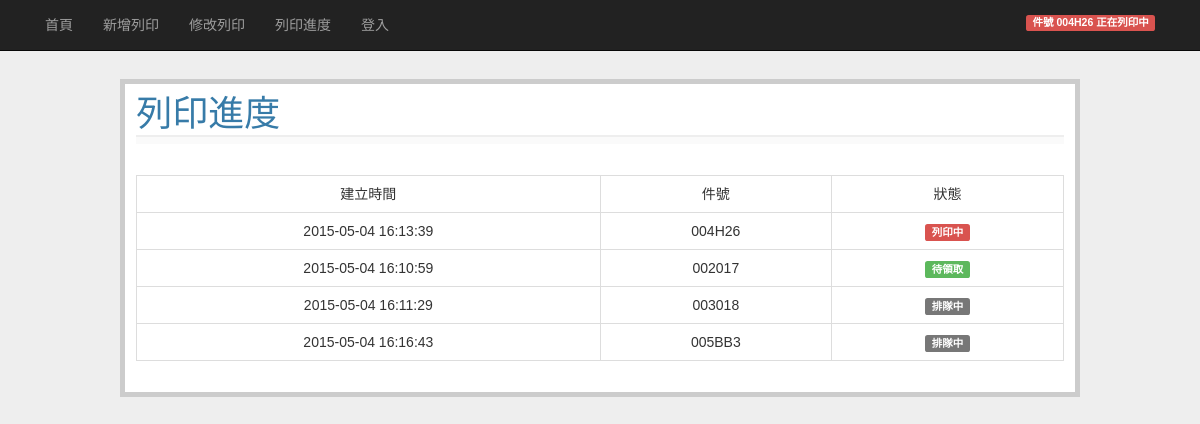
The page /show_print on the database as committed earlier.
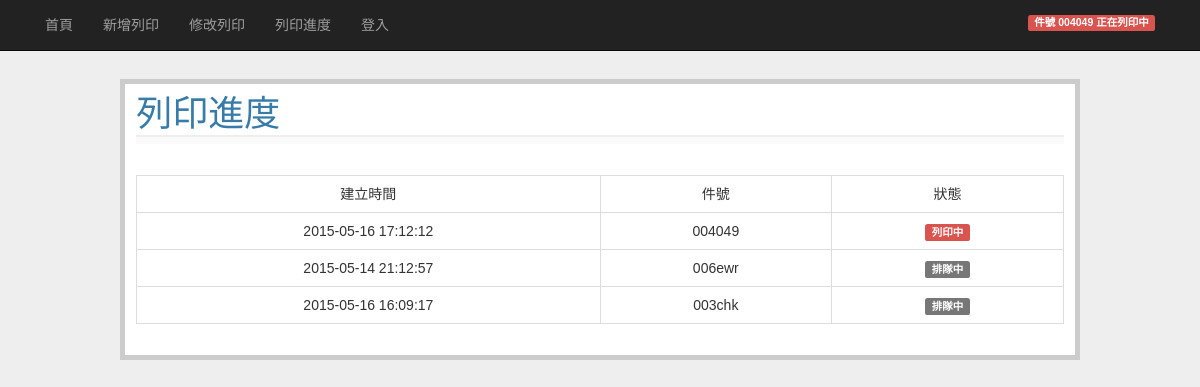
The same page on the database as committed later.
### tables this page shows
CREATE TABLE prints (
  id integer primary key autoincrement,
  create_time datetime default (datetime('now','localtime')),
  print_id CHAR(6) UNIQUE not null,
  stu_id CHAR(10) not null,
  name string not null,
  phone CHAR(10) not null,
  status int not null
);

### web_server.py (the view)
@app.route('/show_print')
def show_entries(grbl=0):
    title="列印進度"
    if not session.get('logged_in'):
        cur = g.db.execute('select create_time, print_id, stu_id, status from prints where status<>"4" order by status desc,create_time asc')
        entries = [dict(create_time=row[0],print_id=row[1],stu_id=row[2],status=row[3]) for row in cur.fetchall()]
    else:
        cur = g.db.execute('select create_time, print_id, stu_id, name, phone, status from prints where status<>"4" order by status desc,create_time asc')
        entries = [dict(create_time=row[0],print_id=row[1],stu_id=row[2],name=row[3],phone=row[4],status=row[5]) for row in cur.fetchall()]
    return render_template('show_entries.html', entries=entries,printnow=get_print_now_id(),title=title,grbl=grbl)

### web_server.py (called while the page is built)
def connect_db():
    return sqlite3.connect(app.config['DATABASE'])

def get_print_now_id():
    pt = g.db.execute('select print_id from prints where status=3')
    printnow=pt.fetchall()
    return printnow[0][0] if printnow else None

@app.before_request
def before_request():
    g.db = connect_db()

@app.teardown_request
def teardown_request(exception):
    db = getattr(g, 'db', None)
    if db is not None:
        db.close()

### templates/show_entries.html (shortened to what this page needs)
{% extends "layout.html" %}
{% block input %}
<br>
<table id="status" class="table table-bordered text-center">
  <tr>
    <td class="col-md-2">建立時間</td>
    <td class="col-md-1">件號</td>
    <td class="col-md-1">狀態</td>
  </tr>
{% for entry in entries %}
    <tr>
      <td Style="vertical-align:middle; height: auto;">{{ entry.create_time }}</td>
      <td Style="vertical-align:middle; height: auto;">{{ entry.print_id }}</td>
      <td Style="vertical-align:middle; height: auto;">
        <span class="label
        {% if entry.status==1 %}
           label-default ">排隊中</span>
        {% elif entry.status==3 %}
           label-danger">列印中</span>
        {% elif entry.status==2 %}
           label-success">待領取</span>
        {% elif entry.status==0 %}
           label-default">Creating</span>
        {% endif %}
      </td>
    </tr>
{% else %}
<tr>
  <td colspan='7'><em>尚未有任何列印佇列。</em></td>
</tr>
{% endfor %}
</table>
{% endblock %}

### templates/layout.html (shortened to what this page needs)
<!doctype html>
<head>
  <link href="{{ url_for('static', filename='css/bootstrap.css') }}" rel="stylesheet" media="screen">
  <link rel=stylesheet type=text/css href="{{ url_for('static', filename='style.css') }}">
</head>
<body>
  <nav class="navbar navbar-default navbar-static-top navbar-inverse" role="navigation">
    <div class="container">
      <span>
      <ul class="nav navbar-nav">
          <li><a href="{{ url_for('show_index') }}">首頁</a></li>
          <li><a href="{{ url_for('add_entry') }}">新增列印</a></li>
          <li><a href="{{ url_for('search_entry') }}">修改列印</a></li>
          <li><a href="{{ url_for('show_entries') }}">列印進度</a></li>
          <li>
            {% if not session.logged_in %}
              <a href="{{ url_for('login') }}">登入</a>
            {% else %}
              <a href="{{ url_for('logout') }}">登出</a>
            {% endif %}
          </li>
      </ul>
      </span>
      {% if printnow!=None %}
      <span class="label label-danger status-r-margin pull-right">  件號 {{ printnow }} 正在列印中</span>
      {% else %}
      <span class="label label-success status-r-margin pull-right">機器待命中</span>
      {% endif %}
    </div>
  </nav>
  <div class="row page">
    <h1>{{ title }}</h1>
    <div class=metanav>
    </div>
    {% block input %}{% endblock %}
  </div>
</body>

### static/style.css (style rules this page uses)
body { font-family: sans-serif; background: #eee; }
a, h1, h2 { color: #377ba8; }
h1, h2 { font-family: 'Georgia', serif; margin: 0; }
h1 { border-bottom: 2px solid #eee; }
.page { margin: 2em auto; width: 80%; border: 5px solid #ccc; padding: 0.8em; background: white; }
.metanav { text-align: right; font-size: 0.8em; padding: 0.3em; margin-bottom: 1em; background: #fafafa; }
.status-r-margin { margin: 15px; }

Rows that differ between the two databases and show on the page:
removed prints: print "004H26", create_time "2015-05-04 16:13:39", print_id "004H26", status "列印中"
removed prints: create_time "2015-05-04 16:10:59", print_id "002017", status "待領取"
removed prints: create_time "2015-05-04 16:11:29", print_id "003018", status "排隊中"
removed prints: create_time "2015-05-04 16:16:43", print_id "005BB3", status "排隊中"
added prints: print "004049", create_time "2015-05-16 17:12:12", print_id "004049", status "列印中"
added prints: create_time "2015-05-14 21:12:57", print_id "006ewr", status "排隊中"
added prints: create_time "2015-05-16 16:09:17", print_id "003chk", status "排隊中"
